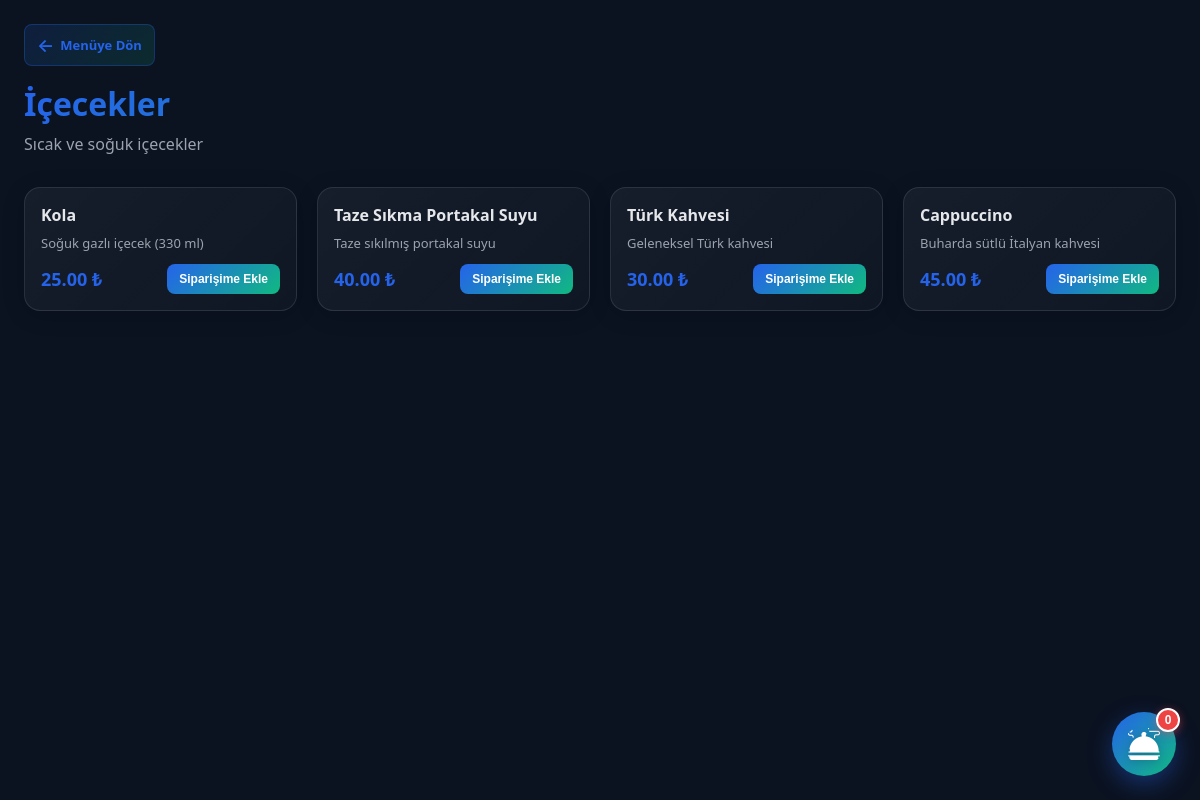
The app's page /customer/category.php?category_id=5 with its own data.
### tables this page shows
CREATE TABLE MenuCategories (
    category_id INT AUTO_INCREMENT PRIMARY KEY,
    category_name VARCHAR(50) NOT NULL UNIQUE,
    description TEXT,
    display_order INT DEFAULT 0,
    created_at TIMESTAMP DEFAULT CURRENT_TIMESTAMP
);

CREATE TABLE MenuProducts (
    product_id INT AUTO_INCREMENT PRIMARY KEY,
    category_id INT NOT NULL,
    product_name VARCHAR(100) NOT NULL,
    description TEXT,
    price DECIMAL(10,2) NOT NULL,
    is_available BOOLEAN DEFAULT TRUE,
    image_url VARCHAR(255),
    created_at TIMESTAMP DEFAULT CURRENT_TIMESTAMP,
    FOREIGN KEY (category_id) REFERENCES MenuCategories(category_id) ON DELETE RESTRICT,
    INDEX idx_category (category_id)
);

### customer/category.php (the view, shortened to what this page needs)
<?php
$category_id = isset($_GET['category_id']) ? (int)$_GET['category_id'] : 0;
$database = new Database();
$db = $database->getConnection();
$query = "SELECT * FROM MenuCategories WHERE category_id = ?";
$stmt = $db->prepare($query);
$stmt->execute([$category_id]);
$category = $stmt->fetch(PDO::FETCH_ASSOC);
$query = "SELECT product_id, product_name, description, price, image_url FROM MenuProducts WHERE category_id = ? AND is_available = 1 ORDER BY product_id";
$stmt = $db->prepare($query);
$stmt->execute([$category_id]);
$products = $stmt->fetchAll(PDO::FETCH_ASSOC);
$categoryNames = [
    'Appetizers' => 'Başlangıçlar',
    'Soups' => 'Çorbalar',
    'Main Courses' => 'Ana Yemekler',
    'Desserts' => 'Tatlılar',
    'Beverages' => 'İçecekler',
];
$tr_name = $categoryNames[$category['category_name']] ?? $category['category_name'];
require_once __DIR__ . '/../includes/layout/top.php';
?>
<main class="app">
    <div class="customer-container">
        <header class="category-header">
            <div class="header-nav">
                <a href="menu.php" class="back-btn">
                    <span class="back-icon">←</span>
                    <span class="back-text">Menüye Dön</span>
                </a>
            </div>
            <h1><?= htmlspecialchars($tr_name) ?></h1>
            <p class="category-desc"><?= htmlspecialchars($category['description'] ?? '') ?></p>
        </header>
        <div class="products-grid">
            <?php if (empty($products)): ?>
                <div class="empty-state">
                    <p>📭 Bu kategoride ürün bulunamadı.</p>
                </div>
            <?php else: ?>
                <?php foreach ($products as $product): ?>
                    <div class="product-card">
                        <div class="product-content">
                            <h3 class="product-name"><?= htmlspecialchars($product['tr_name']) ?></h3>
                            <?php if ($product['tr_desc']): ?>
                                <p class="product-desc"><?= htmlspecialchars($product['tr_desc']) ?></p>
                            <?php endif; ?>
                            <div class="product-footer">
                                <span class="product-price"><?= number_format($product['price'], 2) ?> ₺</span>
                                <div class="product-cart-controls"
                                     id="cartControls_<?= $product['product_id'] ?>"
                                     data-product-id="<?= $product['product_id'] ?>"
                                     data-product-name="<?= htmlspecialchars($product['tr_name'], ENT_QUOTES) ?>"
                                     data-product-price="<?= $product['price'] ?>"
                                     data-product-image="<?= htmlspecialchars($product['image_url'] ?? '', ENT_QUOTES) ?>">
                                </div>
                            </div>
                        </div>
                    </div>
                <?php endforeach; ?>
            <?php endif; ?>
        </div>
    </div>
    <button class="order-bubble" id="orderBubble" onclick="toggleOrderPanel()">
        <img src="../assets/images/serving-dishes.png" alt="Siparişler" class="order-bubble__icon">
        <span class="order-bubble__badge" id="orderBadge">0</span>
    </button>
</main>
<?php require_once __DIR__ . '/../includes/layout/bottom.php'; ?>

### assets/css/style.css (style rules this page uses)
:root { --bg: #0b1220; --card: rgba(17, 24, 39, 0.75); --card-solid: #111827; --text: #e5e7eb; --muted: #9ca3af; --line: rgba(148, 163, 184, 0.18); --primary: #2563eb; --primary-2: #1d4ed8; --shadow: 0 18px 60px rgba(0, 0, 0, .35); --radius: 18px; }
* { box-sizing: border-box; }
html, body { height: 100%; }
body { margin: 0; font-family: system-ui, -apple-system, Segoe UI, Roboto, Arial; background: var(--bg); color: var(--text); }
a { color: inherit; }
.app { min-height: 100%; }

### customer/category.php (style rules this page uses)
.customer-container { max-width: 1200px; margin: 0 auto; padding: 24px; }
.category-header { margin-bottom: 32px; }
.header-nav { margin-bottom: 16px; }
.back-btn { display: inline-flex; align-items: center; gap: 6px; background: linear-gradient(135deg, rgba(37, 99, 235, 0.15) 0%, rgba(16, 185, 129, 0.15) 100%); color: var(--primary, #2563eb); text-decoration: none; font-weight: 600; padding: 8px 12px; border-radius: 8px; border: 1px solid rgba(37, 99, 235, 0.3); transition: all 0.3s cubic-bezier(0.23, 1, 0.32, 1); font-size: 13px; cursor: pointer; }
.back-icon { font-size: 18px; transition: transform 0.3s ease; }
.category-header h1 { margin: 12px 0 8px; font-size: 32px; font-weight: 700; color: var(--text, #e2e8f0); background: linear-gradient(135deg, #2563eb, #10b981); -webkit-background-clip: text; -webkit-text-fill-color: transparent; background-clip: text; }
.category-desc { margin: 0; color: var(--muted, #94a3b8); font-size: 16px; }
.products-grid { display: grid; grid-template-columns: repeat(auto-fill, minmax(260px, 1fr)); gap: 20px; margin-bottom: 32px; }
.product-card { background: linear-gradient(135deg, rgba(255,255,255,0.05) 0%, rgba(255,255,255,0.02) 100%); border: 1px solid var(--line, rgba(148, 163, 184, 0.2)); border-radius: 16px; overflow: hidden; transition: all 0.35s cubic-bezier(0.23, 1, 0.32, 1); display: flex; flex-direction: column; box-shadow: 0 4px 24px rgba(0, 0, 0, 0.12); position: relative; }
.product-content { padding: 16px; display: flex; flex-direction: column; flex-grow: 1; }
.product-name { margin: 0 0 8px; font-size: 16px; font-weight: 700; color: var(--text, #e2e8f0); }
.product-desc { margin: 0 0 12px; font-size: 13px; color: var(--muted, #94a3b8); flex-grow: 1; line-height: 1.4; }
.product-footer { display: flex; justify-content: space-between; align-items: center; margin-top: auto; gap: 12px; }
.product-price { font-size: 18px; font-weight: 700; color: var(--primary, #2563eb); white-space: nowrap; }
.product-cart-controls { display: flex; align-items: center; gap: 8px; }
.product-card { animation: fadeIn 0.6s ease-out; }
.order-bubble { position: fixed; bottom: 24px; right: 24px; width: 64px; height: 64px; border-radius: 50%; background: linear-gradient(135deg, #2563eb 0%, #10b981 100%); border: none; box-shadow: 0 8px 24px rgba(37, 99, 235, 0.4); cursor: pointer; display: flex; align-items: center; justify-content: center; transition: all 0.3s cubic-bezier(0.23, 1, 0.320, 1); z-index: 999; overflow: visible; }
.order-bubble__icon { width: 32px; height: 32px; object-fit: contain; filter: brightness(0) invert(1) drop-shadow(0 2px 4px rgba(0, 0, 0, 0.2)); }
.order-bubble__badge { position: absolute; top: -4px; right: -4px; background: #ef4444; color: white; font-size: 12px; font-weight: 700; min-width: 24px; height: 24px; border-radius: 12px; display: flex; align-items: center; justify-content: center; padding: 0 6px; box-shadow: 0 2px 8px rgba(239, 68, 68, 0.5); border: 2px solid white; }

### records on screen
menucategories: category_name "İçecekler", description "Sıcak ve soğuk içecekler"
menuproducts: product_name "Kola", description "Soğuk gazlı içecek (330 ml)", price "25.00"
menuproducts: product_name "Taze Sıkma Portakal Suyu", description "Taze sıkılmış portakal suyu", price "40.00"
menuproducts: product_name "Türk Kahvesi", description "Geleneksel Türk kahvesi", price "30.00"
menuproducts: product_name "Cappuccino", description "Buharda sütlü İtalyan kahvesi", price "45.00"
